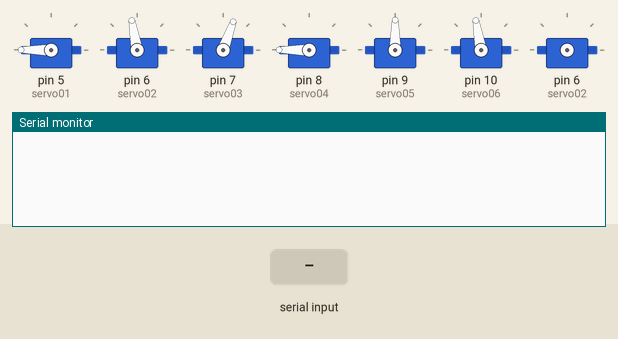
The sketch below on a simulated Arduino Uno, built with avr-gcc and run on an emulated ATmega328P. Shown: 7 × servo, the last lines printed to the serial monitor. The inputs (shaded band) are chosen by the test bench.

Above: at 1.7 s.
1.8 s: "<1>" received over Serial
At 3.5 s:
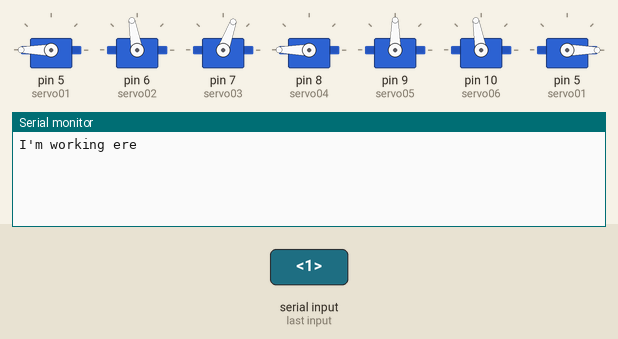
3.8 s: "<2>" received over Serial
At 5.6 s:
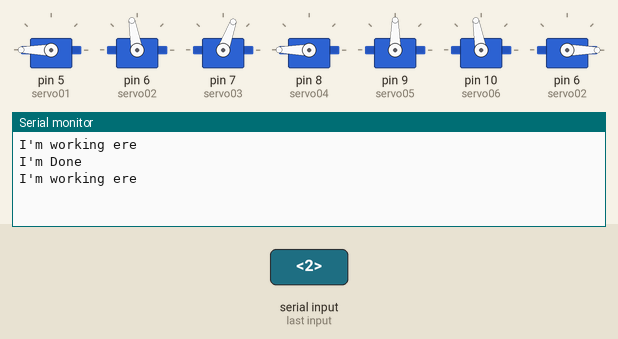

Measured:
- after the input at 1.8 s, the serial monitor: prints a new line at once (image 1)

The sketch:

Arm_Controller__1_.ino
```cpp
//Servo Definitions
#include <Servo.h>
Servo servo01;
Servo servo02;
Servo servo03;
Servo servo04;
Servo servo05;
Servo servo06;

//Constant Declerations
const byte delaySpeed=200;
const byte numChars = 32;

//Variable Declerations
char receivedChars[numChars];
boolean newData = false;
String angle;


void setup()
{
  // Pin attachment to Servo
  servo01.attach(5);
  servo02.attach(6);
  servo03.attach(7);
  servo04.attach(8);
  servo05.attach(9);
  servo06.attach(10);

  // Servo initial positions
  //       Straight arm status  ==>  <1090><2080><3090><4090><5070><6070>
  servo01.write(180);
  servo02.write(100);
  servo03.write(70);
  servo04.write(180);
  servo05.write(90);
  servo06.write(100);

  delay(500);
  servo01.detach();
  servo02.detach();
  servo03.detach();
  servo04.detach();
  servo05.detach();
  servo06.detach();

  //Bluetooth initiation
  Serial.begin(9600); //Serial communication port 1, with 9600 baud rate

}

void loop()
{
  // put your main code here, to run repeatedly
  if (Serial.available()>0)
  {
    ReadCurrentBuff();
    if (newData == true) {
        Serial.print("I'm working ere \n");
        for (int i = 1; i<4; i++)
          angle += receivedChars[i];
        servoSelector(receivedChars[0],angle.toInt());
        newData = false;
        angle="";
        Serial.print("I'm Done \n");
    }

  }

}

//This method activates the chosen servo
void servoSelector(char servoNum,int servoPos)
{
  switch(servoNum)
  {
   case '1':
        moveServoFast(servo01,servoPos,5);
        break;
   case '2':
        moveServoFast(servo02,servoPos,6);
        break;
   case '3':
        moveServoFast(servo03,servoPos,7);
        break;
   case '4':
        moveServoFast(servo04,servoPos,8);
        break;
   case '5':
        moveServoFast(servo05,servoPos,9);
        break;
   case '6':
        moveServoFast(servo06,servoPos,10);
        break;
  }
}
void moveServoFast(Servo servo,byte newPos, byte pin)
{
  delay(500);
  servo.attach(pin);
  servo.write(newPos);
  delay(1000);
  servo.detach();
  delay(1000);
}
//This method moves the chosen servo to the new position
void moveServoSlow(Servo servo,byte newPos)
{
  int currentPos = servo.read();
  // If new position is smaller than current position
  if (currentPos > newPos)
      {
        for ( int j = currentPos; j >= newPos; j--)   // Run servo down to new position
        {
          servo.write(j);
          delay(delaySpeed);    // defines the speed at which the servo rotates
        }
      }
      // If current position is smaller than new position
   if (currentPos < newPos)
      {
        for ( int j = currentPos; j <= newPos; j++) // Run servo up to new position
        {
          servo.write(j);
          delay(delaySpeed);
        }
      }
}

void ReadCurrentBuff() {
    static boolean recvInProgress = false;
    static byte ndx = 0;
    char startMarker = '<';
    char endMarker = '>';
    char rc;

 // if (Serial.available() > 0) {
    while (Serial.available() > 0 && newData == false) {
        rc = Serial.read();

        if (recvInProgress == true) {
            if (rc != endMarker) {
                receivedChars[ndx] = rc;
                ndx++;
                if (ndx >= numChars) {
                    ndx = numChars - 1;
                }
            }
            else {
                receivedChars[ndx] = '\0'; // terminate the string
                recvInProgress = false;
                ndx = 0;
                newData = true;
            }
        }

        else if (rc == startMarker) {
            recvInProgress = true;
        }
    }
}
//void showNewData() {
//    if (newData == true) {
//        Serial.print("This just in ... ");
//        String angle;
//        for (int i = 1; i<4; i++)
//          angle += receivedChars[i];
//        Serial.println(angle.toInt()+50);
//        newData = false;
//    }
//}
```
